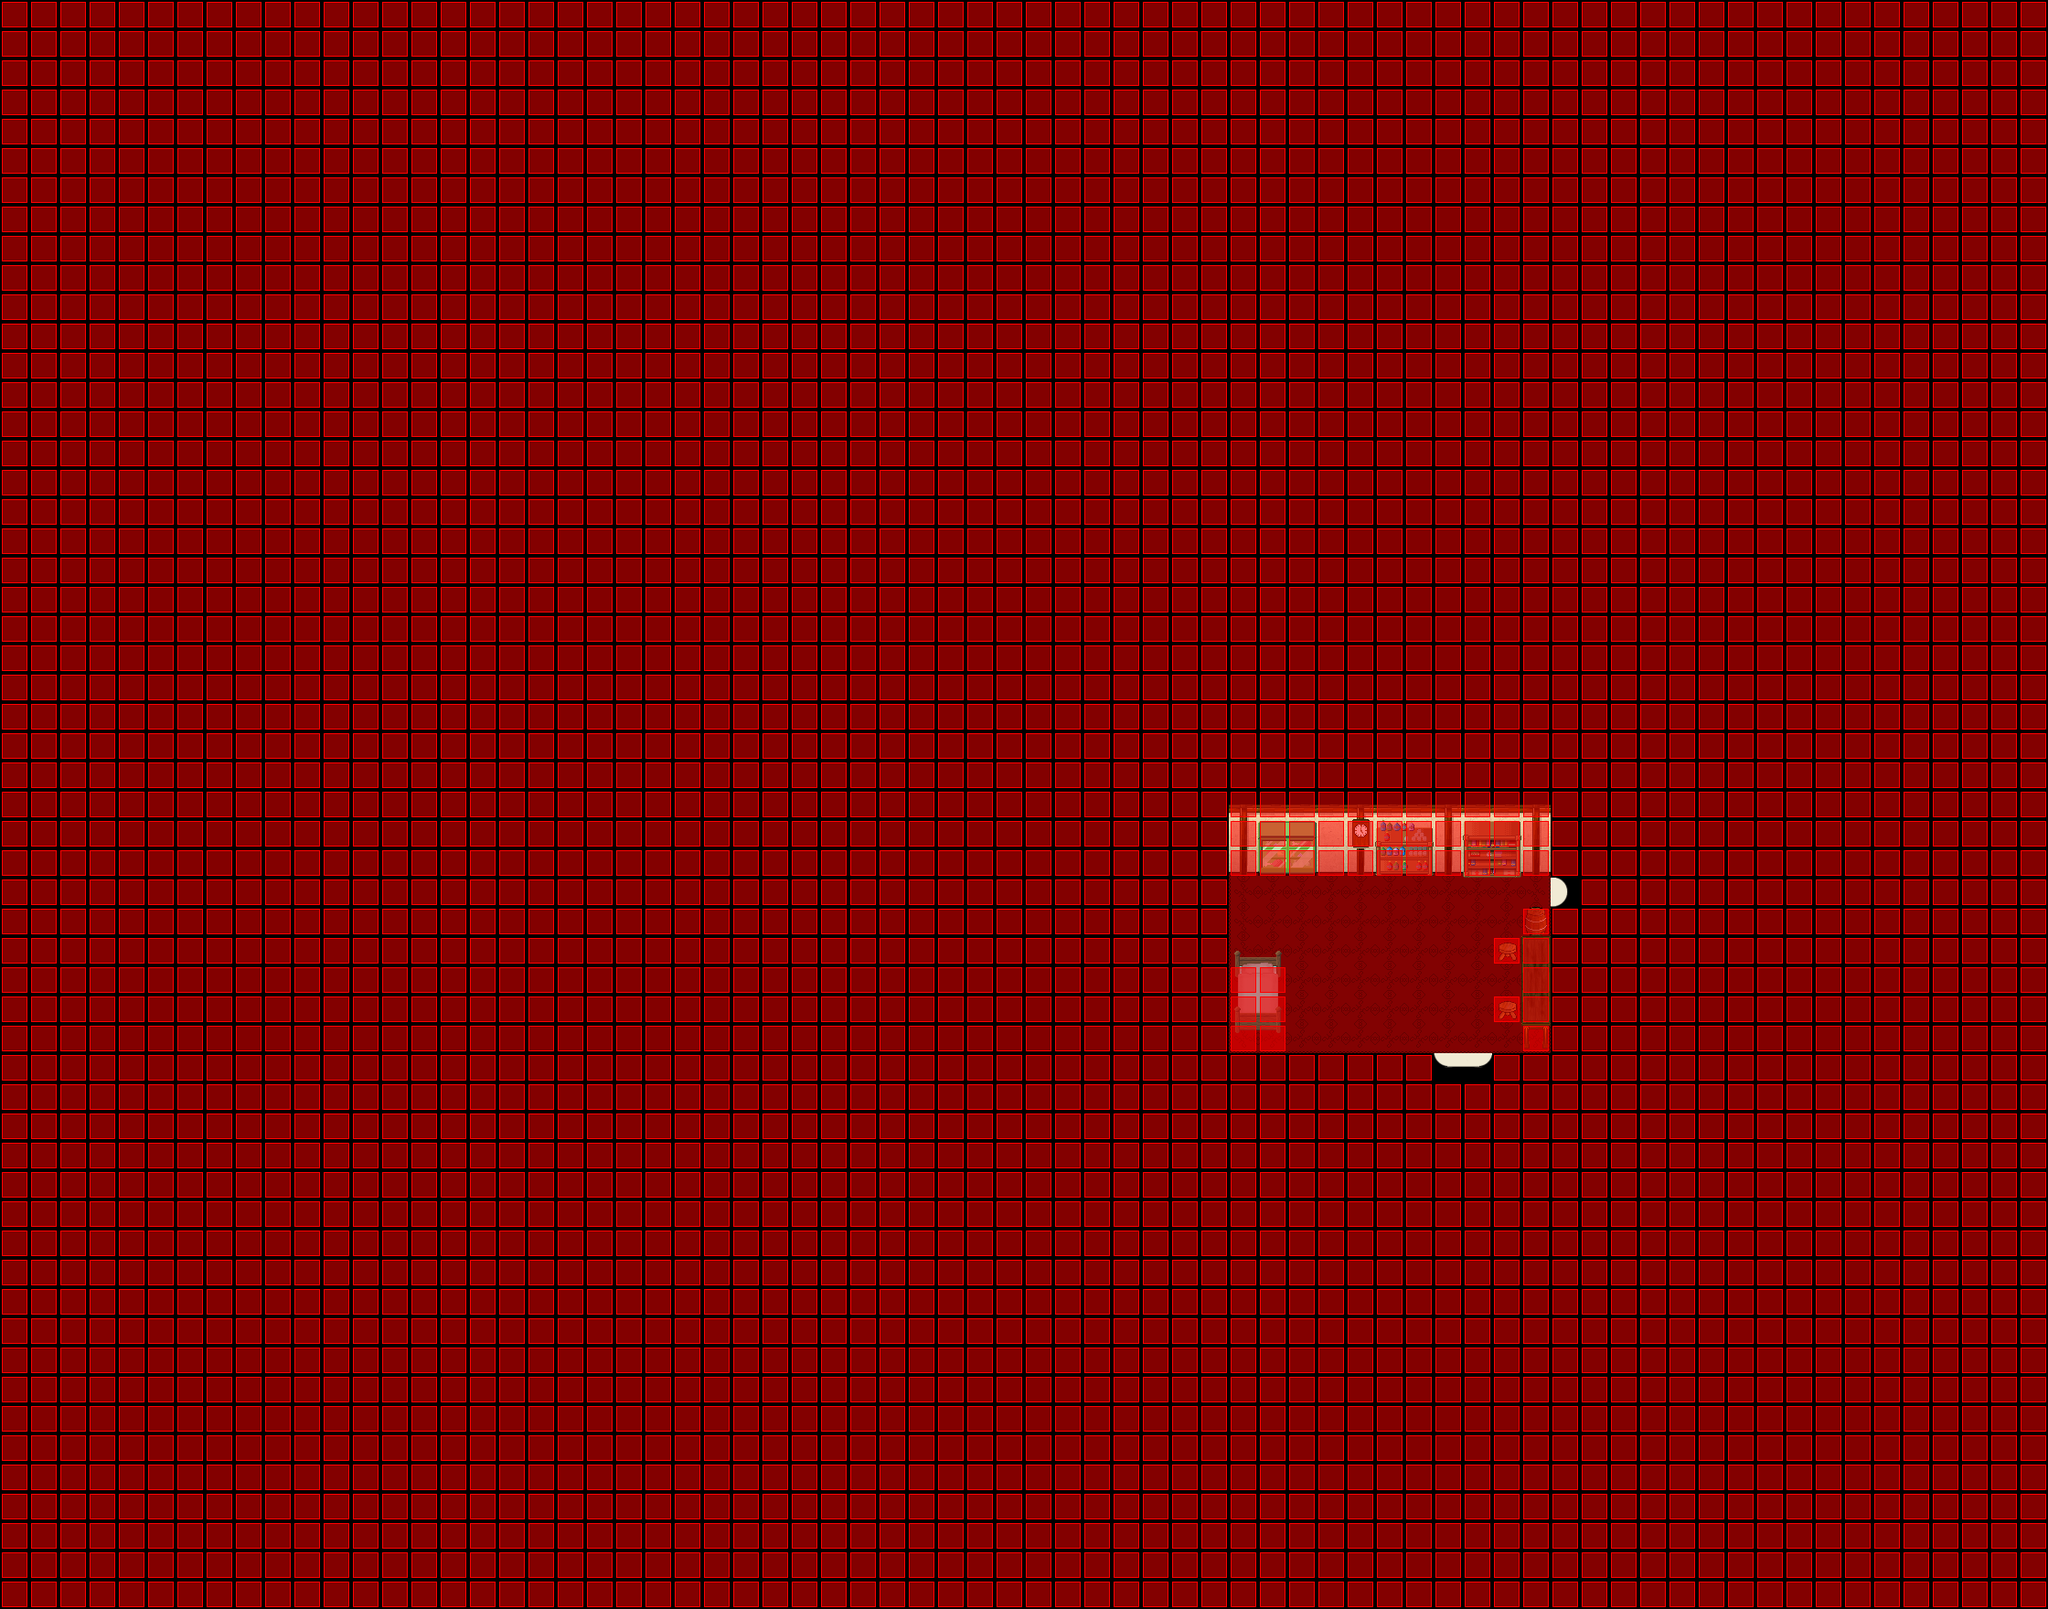

Tiled map render using the project's own tile images. Description and the map definition, with tile-layer contents summarised, below:
An orthogonal 70x55 tile map with 32x32 px tiles, 6 tile layers (Ground, Ground, Fringe, Fringe, ...), 7 tilesets and 3 objects (2x WARP, SCRIPT).

<map version="1.0" orientation="orthogonal" width="70" height="55" tilewidth="32" tileheight="32">
 <properties>
  <property name="music" value="inside2.ogg" />
 </properties>
 <tileset firstgid="1" name="collision" tilewidth="32" tileheight="32">
  <image source="../graphics/tiles/collision1_32_32.png" width="1024" height="1024" />
 </tileset>
 <tileset firstgid="1025" name="inn" tilewidth="32" tileheight="32">
  <image source="../graphics/tiles/indoor3_32_32.png" width="1024" height="1024" />
 </tileset>
 <tileset firstgid="2049" name="woodland_indoor" tilewidth="32" tileheight="32">
  <image source="../graphics/tiles/indoor2_32_32.png" width="1024" height="1024" />
 </tileset>
 <tileset firstgid="3073" name="woodland_indoor_32_64" tilewidth="32" tileheight="64">
  <image source="../graphics/tiles/indoor1_32_64.png" width="1024" height="1024" />
 </tileset>
 <tileset firstgid="3585" name="indoor1_32_96" tilewidth="32" tileheight="96">
  <image source="../graphics/tiles/indoor1_32_96.png" width="1024" height="960" />
 </tileset>
 <tileset firstgid="3905" name="inn_32_64" tilewidth="32" tileheight="64">
  <image source="../graphics/tiles/indoor2_32_64.png" width="1024" height="1024" />
 </tileset>
 <tileset firstgid="4417" name="inn_32_96" tilewidth="32" tileheight="96">
  <image source="../graphics/tiles/indoor2_32_96.png" width="1024" height="960" />
 </tileset>
 <layer name="Ground" width="70" height="55">
  <data>[3850 cells, 77 non-empty, 9 distinct tile ids]</data>
 </layer>
 <layer name="Ground" width="70" height="55">
  <data>[3850 cells, 3773 non-empty, 5 distinct tile ids]</data>
 </layer>
 <layer name="Fringe" width="70" height="55">
  <data>[3850 cells, 48 non-empty, 21 distinct tile ids]</data>
 </layer>
 <layer name="Fringe" width="70" height="55">
  <data>[3850 cells, 12 non-empty, 12 distinct tile ids]</data>
 </layer>
 <layer name="Over" width="70" height="55">
  <data>[3850 cells, 0 non-empty, 0 distinct tile ids]</data>
 </layer>
 <layer name="Collision" width="70" height="55">
  <data>[3850 cells, 3794 non-empty, 1 distinct tile ids]</data>
 </layer>
 <objectgroup name="Object" width="70" height="55">
  <object name="Warp to city" type="WARP" x="-704" y="992" width="64" height="32">
   <properties>
    <property name="DEST_MAP" value="ow-o0000-o0000-o0000" />
    <property name="DEST_X" value="4224" />
    <property name="DEST_Y" value="2624" />
   </properties>
  </object>
  <object name="External Map Events" type="SCRIPT" x="-1920" y="0">
   <properties>
    <property name="FILENAME" value="scripts/maps/iw-twin_house02-o00-o00-o00.lua" />
   </properties>
  </object>
  <object name="Warp to Outside" type="WARP" x="1568" y="1152" width="64" height="32">
   <properties>
    <property name="DEST_MAP" value="ow-n0001-p0002-o0000" />
    <property name="DEST_X" value="4030" />
    <property name="DEST_Y" value="5120" />
   </properties>
  </object>
 </objectgroup>
</map>
